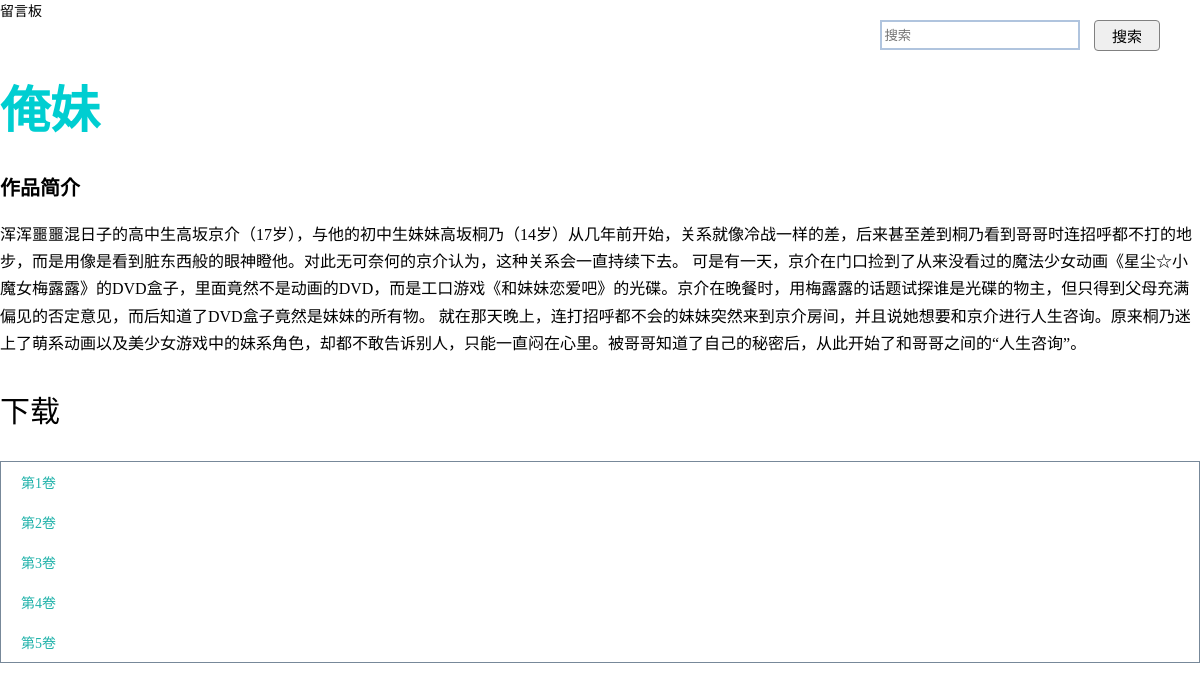
The app's page /novel/1/ with its own data.
### novel/models.py (models this page shows, shortened)
class Post(models.Model):
    title = models.CharField(max_length=70)
    author = models.CharField(max_length=100)
    illustrator= models.CharField(max_length=100)
    score = models.IntegerField(default=10)
    body = models.TextField()
    created_time = models.DateField(auto_now=True)
    excerpt = models.CharField(max_length=200, blank=True)
    tags = models.ManyToManyField(Tag, blank=True)
    category = models.ForeignKey(Category)
    part= models.ManyToManyField(Part, blank=True)
    image_name =models.FileField(upload_to="./images")

class Part(models.Model):
    name = models.IntegerField()

### novel/views.py (the view)
# urls.py: url(r'^novel/(?P<pk>[0-9]+)/$', views.detail, name='detail'),
def detail(request, pk):
    post = get_object_or_404(Post, pk=pk)
    return render(request, 'novel/detail.html', context={'post': post})

### templates/novel/detail.html (shortened to what this page needs)
{% load staticfiles %}
<html>
	<head>
		<link rel="stylesheet" href="{% static 'novel/detail.css' %}"/>
	</head>
	<body>
		<div class='middle'>
			{% include 'base_search.html' %}
			<div class='title_header'>
				<span class='title'>{{ post.title }}</span>
			</div>
			<div>
				<p class='novel_body'>作品简介</p>
				<p class='novel_p'>{{ post.body }}</p>
			</div>
			<p class='download_p'>下载</p>
			<ul class='download'>
				{% for part in post.part.all %}
					<li class=><a href='{% url 'novel:download' post.title part.name %}' download={{post.title}}{{part.name}}.mobi >第{{ part.name }}卷</a></li>
				{% endfor %}
			</ul>
		</div>
	</body>
</html>

### static/novel/detail.css (style rules this page uses)
body { margin:0; padding:0; font-family:'微软雅黑'; font-size:14px; }
a, a:visited { color:black; text-decoration:none; }
ul { margin:0; padding:0; }
li { list-style:none; margin:0; padding:0; }
.middle { width:1200px; margin:0 auto; }
.title { font-size:50px; font-weight:bold; width:1200px; margin:0 auto; color:#00CED1 }
.title_header { padding:10px 0; }
.novel_body { font-weight:bold; font-size:20px; }
.novel_p { font-size:16px; line-height:1.7; }
.download_p { font-size:30px; font-weight:block; }
.download { border:1px solid #778899; }
.download li { padding:10px 20px; }
.download li a { color:#20B2AA; }

### records on screen
Post: title "俺妹", body "浑浑噩噩混日子的高中生高坂京介（17岁），与他的初中生妹妹高坂桐乃（14岁）从几年前开始，关系就像冷战一样的差，后来甚至差到桐乃看到哥哥时连招呼都不打的地步，而是用像是看到脏东西般的眼神瞪他。对此无可奈何的京介认为，这种关系会一直持续下去。 可是有一天，京介在门口捡到了从来没看过的魔法少女动画《星尘☆小魔女梅露露》的DVD盒子，里面竟然不是动画的DVD，而是工口游戏《和妹妹恋爱吧》的光碟。京介在晚餐时，用梅露露的话题试探谁是光碟的物主，但只得到父母充满偏见的否定意见，而后知道了DVD盒子竟然是妹妹的所有物。 就在那天晚上，连打招呼都不会的妹妹突然来到京介房间，并且说她想要和京介进行人生咨询。原来桐乃迷上了萌系动画以及美少女游戏中的妹系角色，却都不敢告诉别人，只能一直闷在心里。被哥哥知道了自己的秘密后，从此开始了和哥哥之间的“人生咨询”。"
Part: name "1"
Part: name "2"
Part: name "3"
Part: name "4"
Part: name "5"
